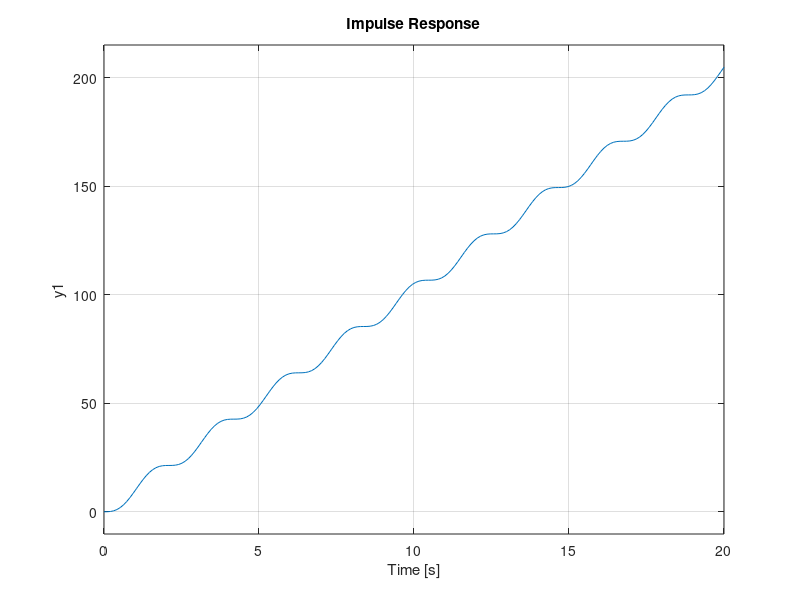

Write MATLAB code to recreate this figure. (Note: this script raises an error after producing the figure.)
clear
clc
close all

global kp m

kp = 27;
m = 3;
w = sqrt(kp/m);
tout = linspace(0,10,100);

%%%ZPK
GZPK = zpk([],[0,0,i*sqrt(kp/m),-i*sqrt(kp/m)],[10.194*kp/m])
impulse(GZPK)

%%%TF
GTF = tf([10.194*kp/m],[1 0 kp/m 0 0])
impulse(GTF)

%%%SS
xinitial_ss = [0;0];
[tout_ss,xout_ss] = ode45(@Derivatives_ss,tout,xinitial_ss);

%%%ss2tf, tf2ss
A = [0 1;-kp/m 0];
B = [0;1];
C = [kp/m 0];
D = 0;
[num,dem] = ss2tf(A,B,C,D)
GFROMSS = tf(num,dem);
[Atf,Btf,Ctf,Dtf] = tf2ss(num,dem)

%%%%ODE45
xinitial = [0;0];
[tout_ode,xout_ode] = ode45(@Derivatives,tout,xinitial);

%%%ANALYTICAL
pc_analytical = 10.194*tout - 10.194/w*sin(w*tout);

%figure()
%pc_ss = C*z;
%pc_ss = [kp/m 0]*z
pc_ss = kp/m*xout_ss(:,1);
hold on
plot(tout_ss,pc_ss,'k-')
%hold on
plot(tout,pc_analytical,'r--')
plot(tout_ode,xout_ode(:,1),'g-')
xlim([0 10])
